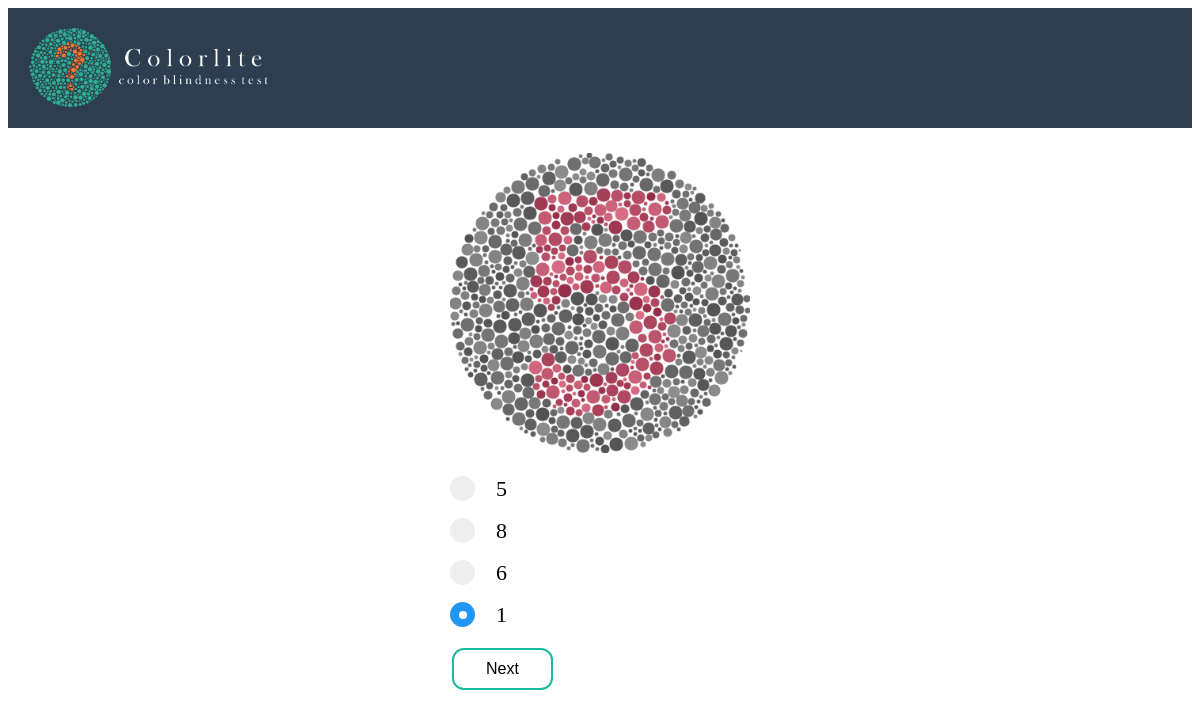
Page /resource/Start.php on the committed database.
### tables this page shows
CREATE TABLE `images` (
  `id` int(11) NOT NULL,
  `image` varchar(100) NOT NULL,
  `jawab_a` varchar(100) NOT NULL,
  `jawab_b` varchar(100) NOT NULL,
  `jawab_c` varchar(100) NOT NULL,
  `jawab_d` varchar(100) NOT NULL,
  `jawaban` varchar(100) NOT NULL
);

### resource/Start.php (the view, shortened to what this page needs)
<?php
include "../db/conn.php";
?>
<html>
<head>
    <link href="../assets/css/startbaru.css" rel="stylesheet" type="text/css">
 </head>
<body>
    <div class="title"><img src="../assets/img/bbb.png" width="240" height="80" style="float;left;"></div>
    <?php
        if(isset($_POST['click'])){
            $_SESSION['clicks'] += 1 ;
            $c = $_SESSION['clicks'];
            if(isset($_POST['userans'])) {
                $user = $_SESSION['user'];
                $userselected = $_POST['userans'];
                $soal = $c-1;
                $queryans = "SELECT * FROM `images`where id='$soal'";
                $resultanswer = mysqli_query($conn,$queryans);
                $numanswer = mysqli_num_rows($resultanswer);
                $rowanswer = mysqli_fetch_array($resultanswer,MYSQLI_ASSOC);
                $answer = $rowanswer['jawaban'];
                $query = "INSERT INTO hasil (nama,tgl_tes,userans,answer) VALUES
                ('$user',now(),'$userselected','$answer')";
                $create = mysqli_query($conn,$query);
            }
        }else{
            $c = $_SESSION['clicks']=1;
        }
    ?>
    <center><form action="" method="post">
        <table>
            <?php if(isset($c)) {
                $fetchqry = "SELECT * FROM `images` where id='$c'";
    $result=mysqli_query($conn,$fetchqry);
    $row = mysqli_fetch_array($result,MYSQLI_ASSOC); }
          ?>
            <?php if($_SESSION['clicks'] > 0 && $_SESSION['clicks'] < 11){ ?>
            <tr>
                <td>
                    <h3><br>
                        <img src="../assets/img/<?php echo $row['image'];?>" height="300" weight="300">
                    </h3>
                </td>
            </tr>
            <tr>
                <td><label class="container">
                    <?php echo $row['jawab_a']; ?>
     <span class="checkmark"></span>
    </label>
   <tr>
                <td>
     <label class="container">
                    <?php echo $row['jawab_b'];?>
     <span class="checkmark"></span>
    </label>
            </tr>
            <tr>
                <td>
     <label class="container">
                    <?php echo $row['jawab_c']; ?>
     <span class="checkmark"></span>
                </label>
            </tr>
            <tr>
                <td>
     <label class="container">
                    <?php echo $row['jawab_d']; ?>
     <span class="checkmark"></span>
    </label>
    </td>
            </tr>
            <tr>
                <td><button class="button3" name="click">Next</button></td>
            </tr>
            <?php } ?>
        </table>
    </form></center>
</body>
</html>

### assets/css/startbaru.css (style rules this page uses)
body { background-color:white; background-size:100%; background-repeat: no-repeat; position: relative; background-attachment: fixed; font-weight: 100; }
.title { background-color: #2C3E50; font-size: 30px; padding: 20px; }
.button3 { border: none; color: white; padding: 10px 32px; text-align: center; text-decoration: none; display: inline-block; font-size: 16px; margin: 4px 2px; -webkit-transition-duration: 0.4s; transition-duration: 0.4s; cursor: pointer; }
.button3 { background-color: white; color: black; border: 2px solid #18BC9C; border-radius: 12px; }
.container { display: block; position: relative; padding-left: 35px; margin-bottom: 12px; cursor: pointer; font-size: 22px; -webkit-user-select: none; -moz-user-select: none; -ms-user-select: none; user-select: none; }
.checkmark { position: absolute; top: 0; left: 0; height: 25px; width: 25px; background-color: #eee; border-radius: 50%; }
.container input:checked ~ .checkmark { background-color: #2196F3; }
.checkmark:after { content: ""; position: absolute; display: none; }
.container input:checked ~ .checkmark:after { display: block; }
.container .checkmark:after { top: 9px; left: 9px; width: 8px; height: 8px; border-radius: 50%; background: white; }

### rows in the picture
images: image (picture), jawab_a "5", jawab_b "8", jawab_c "6", jawab_d "1"
